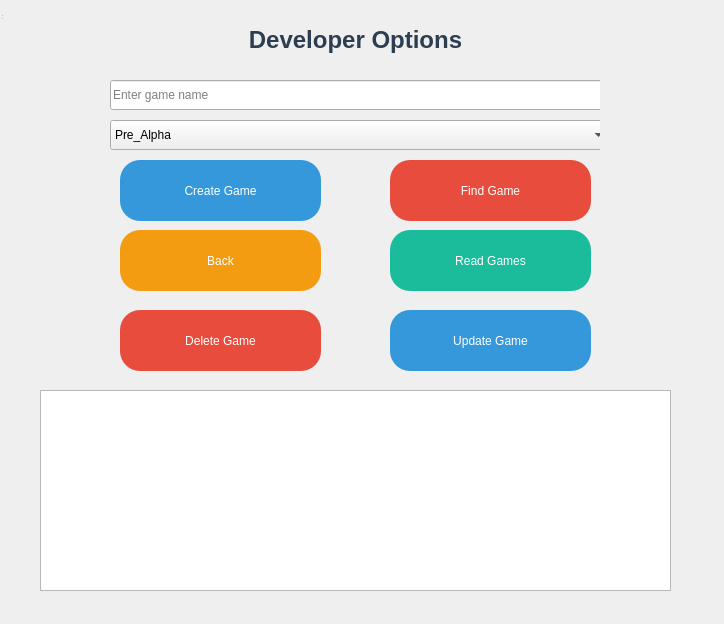
<?xml version="1.0" encoding="UTF-8"?>
<ui version="4.0">
 <class>DeveloperMenu</class>
 <widget class="QWidget" name="DeveloperMenu">
  <property name="geometry">
   <rect>
    <x>0</x>
    <y>0</y>
    <width>724</width>
    <height>624</height>
   </rect>
  </property>
  <property name="windowTitle">
   <string>Developer Options</string>
  </property>
  <widget class="QWidget" name="centralwidget" native="true">
   <property name="geometry">
    <rect>
     <x>0</x>
     <y>0</y>
     <width>600</width>
     <height>400</height>
    </rect>
   </property>
   <widget class="QLabel" name="titleLabel">
    <property name="geometry">
     <rect>
      <x>250</x>
      <y>20</y>
      <width>211</width>
      <height>40</height>
     </rect>
    </property>
    <property name="styleSheet">
     <string>
      font-size: 24px;
      font-weight: bold;
      color: #2C3E50;
     </string>
    </property>
    <property name="text">
     <string>Developer Options</string>
    </property>
    <property name="alignment">
     <set>Qt::AlignmentFlag::AlignCenter</set>
    </property>
   </widget>
   <widget class="QLineEdit" name="gameNameInput">
    <property name="geometry">
     <rect>
      <x>110</x>
      <y>80</y>
      <width>500</width>
      <height>30</height>
     </rect>
    </property>
    <property name="styleSheet">
     <string notr="true">  QPushButton {
         
         
          border-radius: 50px;
         
      }</string>
    </property>
    <property name="placeholderText">
     <string>Enter game name</string>
    </property>
   </widget>
   <widget class="QComboBox" name="versionComboBox">
    <property name="geometry">
     <rect>
      <x>110</x>
      <y>120</y>
      <width>500</width>
      <height>30</height>
     </rect>
    </property>
    <property name="visible">
     <bool>false</bool>
    </property>
    <item>
     <property name="text">
      <string>Pre_Alpha</string>
     </property>
    </item>
    <item>
     <property name="text">
      <string>Alpha</string>
     </property>
    </item>
    <item>
     <property name="text">
      <string>Beta</string>
     </property>
    </item>
    <item>
     <property name="text">
      <string>Release Candidate</string>
     </property>
    </item>
    <item>
     <property name="text">
      <string>General Availability</string>
     </property>
    </item>
   </widget>
   <widget class="QPushButton" name="createButton">
    <property name="geometry">
     <rect>
      <x>120</x>
      <y>160</y>
      <width>201</width>
      <height>61</height>
     </rect>
    </property>
    <property name="styleSheet">
     <string>
      QPushButton {
          background-color: #3498DB;
          color: white;
          border-radius: 20px;
          padding: 10px;
      }
      QPushButton:hover {
          background-color: #2980B9;
      }
     </string>
    </property>
    <property name="text">
     <string>Create Game</string>
    </property>
   </widget>
   <widget class="QPushButton" name="findButton">
    <property name="geometry">
     <rect>
      <x>390</x>
      <y>160</y>
      <width>201</width>
      <height>61</height>
     </rect>
    </property>
    <property name="styleSheet">
     <string>
      QPushButton {
          background-color: #E74C3C;
          color: white;
          border-radius: 20px;
          padding: 10px;
      }
      QPushButton:hover {
          background-color: #C0392B;
      }
     </string>
    </property>
    <property name="text">
     <string>Find Game</string>
    </property>
   </widget>
   <widget class="QPushButton" name="readGamesButton">
    <property name="geometry">
     <rect>
      <x>390</x>
      <y>230</y>
      <width>201</width>
      <height>61</height>
     </rect>
    </property>
    <property name="styleSheet">
     <string>
      QPushButton {
          background-color: #1ABC9C;
          color: white;
          border-radius: 20px;
          padding: 10px;
      }
      QPushButton:hover {
          background-color: #16A085;
      }
     </string>
    </property>
    <property name="text">
     <string>Read Games</string>
    </property>
   </widget>
   <widget class="QPushButton" name="backButton">
    <property name="geometry">
     <rect>
      <x>120</x>
      <y>230</y>
      <width>201</width>
      <height>61</height>
     </rect>
    </property>
    <property name="styleSheet">
     <string>
      QPushButton {
          background-color: #F39C12;
          color: white;
          border-radius: 20px;
          padding: 10px;
      }
      QPushButton:hover {
          background-color: #E67E22;
      }
     </string>
    </property>
    <property name="text">
     <string>Back</string>
    </property>
   </widget>
   <widget class="QPushButton" name="deleteButton">
    <property name="geometry">
     <rect>
      <x>120</x>
      <y>310</y>
      <width>201</width>
      <height>61</height>
     </rect>
    </property>
    <property name="styleSheet">
     <string>
      QPushButton {
          background-color: #E74C3C;
          color: white;
          border-radius: 20px;
          padding: 10px;
      }
      QPushButton:hover {
          background-color: #C0392B;
      }
     </string>
    </property>
    <property name="text">
     <string>Delete Game</string>
    </property>
   </widget>
   <widget class="QPushButton" name="updateButton">
    <property name="geometry">
     <rect>
      <x>390</x>
      <y>310</y>
      <width>201</width>
      <height>61</height>
     </rect>
    </property>
    <property name="styleSheet">
     <string>
      QPushButton {
          background-color: #3498DB;
          color: white;
          border-radius: 20px;
          padding: 10px;
      }
      QPushButton:hover {
          background-color: #2980B9;
      }
     </string>
    </property>
    <property name="text">
     <string>Update Game</string>
    </property>
   </widget>
  </widget>
  <widget class="QStatusBar" name="statusbar">
   <property name="geometry">
    <rect>
     <x>0</x>
     <y>0</y>
     <width>3</width>
     <height>21</height>
    </rect>
   </property>
  </widget>
  <widget class="QTextEdit" name="outputTextArea">
   <property name="geometry">
    <rect>
     <x>40</x>
     <y>390</y>
     <width>631</width>
     <height>201</height>
    </rect>
   </property>
   <property name="readOnly">
    <bool>true</bool>
   </property>
  </widget>
 </widget>
 <resources/>
 <connections/>
</ui>
